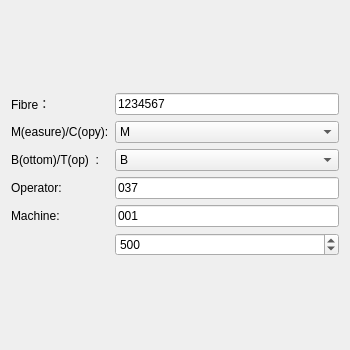
<?xml version="1.0" encoding="UTF-8"?>
<ui version="4.0">
 <class>Form</class>
 <widget class="QWidget" name="Form">
  <property name="geometry">
   <rect>
    <x>0</x>
    <y>0</y>
    <width>350</width>
    <height>350</height>
   </rect>
  </property>
  <property name="windowTitle">
   <string>Form</string>
  </property>
  <layout class="QGridLayout" name="gridLayout_2">
   <item row="0" column="0">
    <layout class="QGridLayout" name="gridLayout">
     <item row="0" column="0">
      <widget class="QLabel" name="label_cap_fibre">
       <property name="text">
        <string>Fibre：</string>
       </property>
      </widget>
     </item>
     <item row="0" column="1">
      <widget class="QLineEdit" name="cap_fibre">
       <property name="text">
        <string>1234567</string>
       </property>
      </widget>
     </item>
     <item row="1" column="0">
      <widget class="QLabel" name="label_cap_mc">
       <property name="text">
        <string>M(easure)/C(opy):</string>
       </property>
      </widget>
     </item>
     <item row="1" column="1">
      <widget class="QComboBox" name="cap_mc">
       <property name="currentIndex">
        <number>0</number>
       </property>
       <property name="modelColumn">
        <number>0</number>
       </property>
       <item>
        <property name="text">
         <string>M</string>
        </property>
       </item>
       <item>
        <property name="text">
         <string>C</string>
        </property>
       </item>
      </widget>
     </item>
     <item row="2" column="0">
      <widget class="QLabel" name="label_cap_bt">
       <property name="text">
        <string>B(ottom)/T(op)  :</string>
       </property>
      </widget>
     </item>
     <item row="2" column="1">
      <widget class="QComboBox" name="cap_bt">
       <item>
        <property name="text">
         <string>B</string>
        </property>
       </item>
       <item>
        <property name="text">
         <string>T</string>
        </property>
       </item>
      </widget>
     </item>
     <item row="3" column="0">
      <widget class="QLabel" name="label_cap_operator">
       <property name="text">
        <string>Operator:</string>
       </property>
      </widget>
     </item>
     <item row="3" column="1">
      <widget class="QLineEdit" name="cap_operator">
       <property name="text">
        <string>037</string>
       </property>
      </widget>
     </item>
     <item row="4" column="0">
      <widget class="QLabel" name="label_cap_machine">
       <property name="text">
        <string>Machine:</string>
       </property>
      </widget>
     </item>
     <item row="4" column="1">
      <widget class="QLineEdit" name="cap_machine">
       <property name="text">
        <string>001</string>
       </property>
      </widget>
     </item>
     <item row="5" column="1">
      <widget class="QSpinBox" name="cap_diffrange">
       <property name="minimum">
        <number>10</number>
       </property>
       <property name="maximum">
        <number>972</number>
       </property>
       <property name="singleStep">
        <number>10</number>
       </property>
       <property name="value">
        <number>500</number>
       </property>
      </widget>
     </item>
    </layout>
   </item>
  </layout>
 </widget>
 <resources/>
 <connections/>
</ui>
